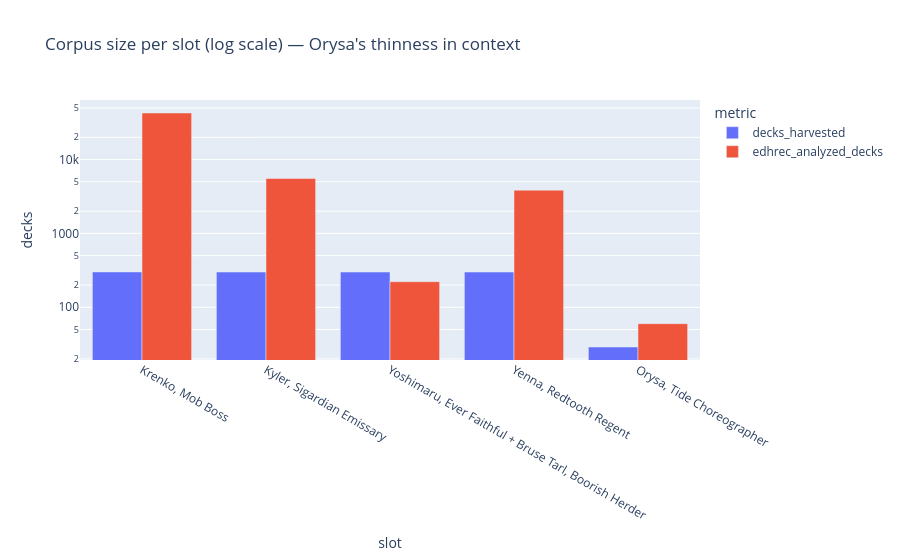

Notebook code cell kept with this figure:
### Markdown cell above
## Orysa corpus thinness (cold-start test)

Orysa is the roster's deliberately-thin commander (recent release, low EDHREC rank) — the tool needs to degrade gracefully here rather than fabricate confidence.

### Code cell
orysa_slot = next(s for s in slots if s.names[0].startswith("Orysa"))
thin = qa.orysa_thinness_stats(conn, orysa_slot)
print(thin)

comparison_df = pd.DataFrame([
    {
        "slot": s.label,
        "decks_harvested": qa.deck_pool_stats(conn, s)["deck_count"],
        "edhrec_analyzed_decks": qa.edhrec_analyzed_deck_count(conn, s.commander_key),
    }
    for s in slots
])
display(comparison_df)

px.bar(
    comparison_df.melt(id_vars="slot", var_name="metric", value_name="decks"),
    x="slot", y="decks", color="metric", barmode="group", log_y=True,
    title="Corpus size per slot (log scale) — Orysa's thinness in context",
).show()

### Figure 1 — Plotly figure (JSON) as saved in the notebook; plotly's stock layout.template omitted (floating-point values rounded to 4 significant figures)
{"data": [{"alignmentgroup": "True", "hovertemplate": "metric=decks_harvested<br>slot=%{x}<br>decks=%{y}<extra></extra>", "legendgroup": "decks_harvested", "marker": {"color": "#636efa", "pattern": {"shape": ""}}, "name": "decks_harvested", "offsetgroup": "decks_harvested", "orientation": "v", "showlegend": true, "textposition": "auto", "type": "bar", "x": ["Krenko, Mob Boss", "Kyler, Sigardian Emissary", "Yoshimaru, Ever Faithful + Bruse Tarl, Boorish Herder", "Yenna, Redtooth Regent", "Orysa, Tide Choreographer"], "xaxis": "x", "y": [301, 300, 300, 300, 29], "yaxis": "y"}, {"alignmentgroup": "True", "hovertemplate": "metric=edhrec_analyzed_decks<br>slot=%{x}<br>decks=%{y}<extra></extra>", "legendgroup": "edhrec_analyzed_decks", "marker": {"color": "#EF553B", "pattern": {"shape": ""}}, "name": "edhrec_analyzed_decks", "offsetgroup": "edhrec_analyzed_decks", "orientation": "v", "showlegend": true, "textposition": "auto", "type": "bar", "x": ["Krenko, Mob Boss", "Kyler, Sigardian Emissary", "Yoshimaru, Ever Faithful + Bruse Tarl, Boorish Herder", "Yenna, Redtooth Regent", "Orysa, Tide Choreographer"], "xaxis": "x", "y": [42669, 5533, 222, 3854, 60], "yaxis": "y"}], "layout": {"barmode": "group", "legend": {"title": {"text": "metric"}, "tracegroupgap": 0}, "title": {"text": "Corpus size per slot (log scale) — Orysa's thinness in context"}, "xaxis": {"anchor": "y", "domain": [0, 1], "title": {"text": "slot"}}, "yaxis": {"anchor": "x", "domain": [0, 1], "title": {"text": "decks"}, "type": "log"}}}
